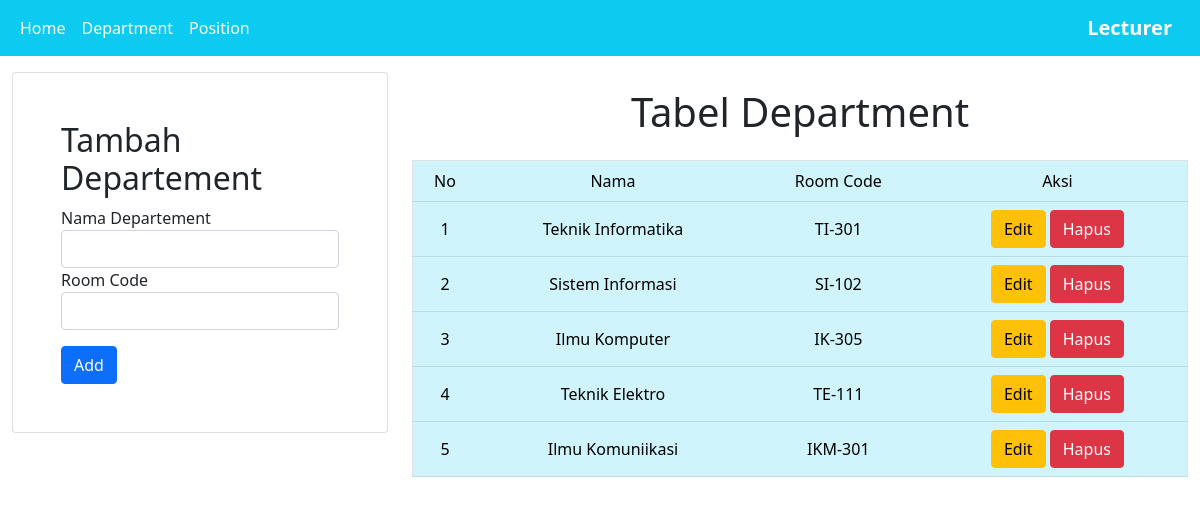
The page /tp_mvc25/departments.php on the database its author committed.
### tables this page shows
CREATE TABLE `departments` (
  `dept_id` int(11) NOT NULL,
  `dept_name` varchar(100) NOT NULL,
  `room_code` varchar(20) DEFAULT NULL
);

### tp_mvc25/controllers/DepartmentController.php (called while the page is built, shortened)
<?php
include_once("models/Department.php");
include_once("view/DepartmentView.php");
class DepartmentController
{
  private $department;
  function __construct()
  {
    $this->department = new Department(Config::$db_host, Config::$db_user, Config::$db_pass, Config::$db_name);
  }
  public function index()
  {
    $this->department->open();
    $this->department->getDepartment();
    $data = array();
    while ($row = $this->department->getResult()) {
      array_push($data, $row);
    }
    $view = new DepartmentView();
    $view->render($data);
  }
}
?>

### tp_mvc25/departments.php (called while the page is built, shortened)
<?php
include_once("models/DB.php");
include_once("controllers/DepartmentController.php");
$department = new DepartmentController();
$department->index();
exit();
?>

### tp_mvc25/view/DepartmentView.php (the view, shortened to what this page needs)
<?php
class DepartmentView
{
  public function render($data)
  {
    $no = 1;
    $dataDepartment = null;
    foreach ($data as $val) {
        list($id, $dept_name, $room_code) = $val;
        $dataDepartment .= "<tr class='text-center align-middle table-info'>
                    <td>" . $no++ . "</td>
                    <td>" . $dept_name . "</td>
                    <td>" . $room_code . "</td>
                    <td>
                    <a href='departments.php?id_edit=" . $id .  "' class='btn btn-warning'>Edit</a>
                    <a href='departments.php?id_hapus=" . $id . "' class='btn btn-danger'>Hapus</a>
                    </td>
                    </tr>";
    }
  }
}

### rows shown on the page
departments: dept_name "Teknik Informatika", room_code "TI-301"
departments: dept_name "Sistem Informasi", room_code "SI-102"
departments: dept_name "Ilmu Komputer", room_code "IK-305"
departments: dept_name "Teknik Elektro", room_code "TE-111"
departments: dept_name "Ilmu Komuniikasi", room_code "IKM-301"
